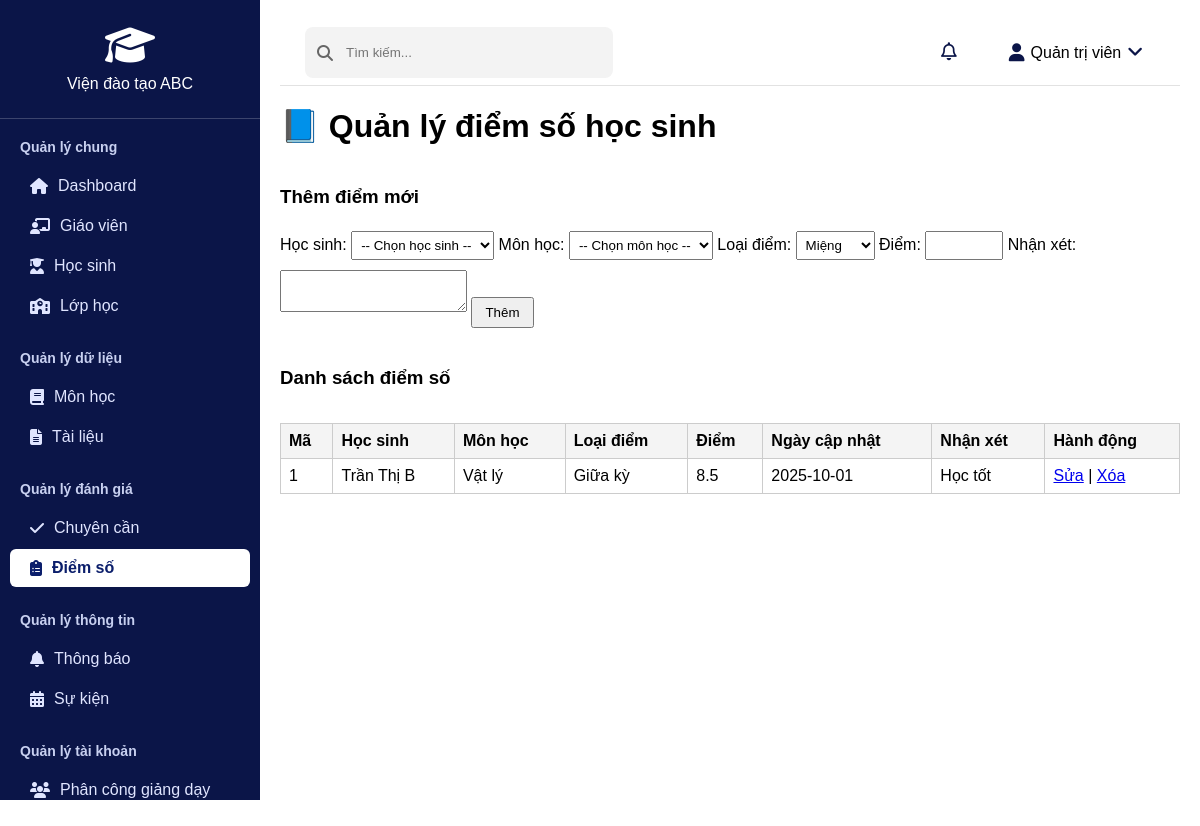
Screenshot of /pages/qldiemso.php with the database file from the repository.
### tables this page shows
CREATE TABLE `diemso` (
  `maDiem` int(11) NOT NULL,
  `maHS` int(11) DEFAULT NULL,
  `maMonHoc` int(11) DEFAULT NULL,
  `loaiDiem` varchar(50) DEFAULT NULL,
  `diem` float DEFAULT NULL,
  `ngayCapNhat` date DEFAULT curdate(),
  `nhanXet` text DEFAULT NULL
);

CREATE TABLE `user` (
  `userID` int(11) NOT NULL,
  `hoVaTen` varchar(100) DEFAULT NULL,
  `matKhau` varchar(255) DEFAULT NULL,
  `sdt` varchar(20) DEFAULT NULL,
  `ngaySinh` date DEFAULT NULL,
  `gioiTinh` varchar(10) NOT NULL,
  `email` varchar(100) DEFAULT NULL,
  `vaiTro` enum('Admin','GiaoVien','HocSinh') DEFAULT NULL
);

CREATE TABLE `monhoc` (
  `maMonHoc` int(11) NOT NULL,
  `tenMonHoc` varchar(100) DEFAULT NULL,
  `moTa` text NOT NULL,
  `hocKy` varchar(20) NOT NULL,
  `trongSo` float NOT NULL,
  `trangThai` varchar(50) NOT NULL,
  `namHoc` varchar(20) NOT NULL
);

### pages/qldiemso.php (the view, shortened to what this page needs)
<?php
include_once(__DIR__ . "/../csdl/db.php");
$sql = "SELECT d.maDiem, d.loaiDiem, d.diem, d.ngayCapNhat, d.nhanXet,
               u.hoVaTen AS tenHS, m.tenMonHoc
        FROM diemso d
        LEFT JOIN hocsinh h ON d.maHS = h.maHS
        LEFT JOIN user u ON h.maHS = u.userID
        LEFT JOIN monhoc m ON d.maMonHoc = m.maMonHoc
        ORDER BY d.ngayCapNhat DESC";
$result = $conn->query($sql);
?>
<!DOCTYPE html>
<html lang="vi">
<head>
    <link rel="stylesheet" href="https://cdnjs.cloudflare.com/ajax/libs/font-awesome/6.5.0/css/all.min.css">
    <link rel="stylesheet" href="../sidebar.css">
    <link rel="stylesheet" href="../content.css">
</head>
<body>
    <aside class="sidebar">
        <div class="sidebar-header">
            <i class="fa-solid fa-graduation-cap logo"></i>
            <h2>Viện đào tạo ABC</h2>
        </div>
        <nav class="menu">
            <div class="menu-section">
                <div class="menu-title">Quản lý chung</div>
                <ul>
                    <li onclick="window.location.href='../index.php'"><i class="fa-solid fa-house"></i> Dashboard</li>
                    <li onclick="window.location.href='../pages/qlgiaovien.php'"><i class="fa-solid fa-chalkboard-user"></i> Giáo viên</li>
                    <li onclick="window.location.href='../pages/qlhocsinh.php'"><i class="fa-solid fa-user-graduate"></i> Học sinh</li>
                    <li onclick="window.location.href='../pages/qllophoc.php'"><i class="fa-solid fa-school"></i> Lớp học</li>
                </ul>
            </div>
            <div class="menu-section">
                <div class="menu-title">Quản lý dữ liệu</div>
                <ul>
                    <li onclick="window.location.href='../pages/qlmonhoc.php'"><i class="fa-solid fa-book"></i> Môn học</li>
                    <li onclick="window.location.href='../pages/qltailieu.php'"><i class="fa-solid fa-file-lines"></i> Tài liệu</li>
                </ul>
            </div>
            <div class="menu-section">
                <div class="menu-title">Quản lý đánh giá</div>
                <ul>
                    <li onclick="window.location.href='../pages/qlchuyencan.php'"><i class="fa-solid fa-check"></i> Chuyên cần</li>
                    <li class="active" onclick="window.location.href='../pages/qldiemso.php'"><i class="fa-solid fa-clipboard-list"></i> Điểm số</li>
                </ul>
            </div>
            <div class="menu-section">
                <div class="menu-title">Quản lý thông tin</div>
                <ul>
                    <li><i class="fa-solid fa-bell"></i> Thông báo</li>
                    <li><i class="fa-solid fa-calendar-days"></i> Sự kiện</li>
                </ul>
            </div>
            <div class="menu-section">
                <div class="menu-title">Quản lý tài khoản</div>
                <ul>
                    <li onclick="window.location.href='../pages/phanconggiangday.php'"><i class="fa-solid fa-users"></i> Phân công giảng dạy</li>
                </ul>
            </div>
        </nav>
    </aside>
    <div class="main-content">
        <header class="header">
            <div class="left">
                <div class="search-box">
                    <i class="fa-solid fa-magnifying-glass"></i>
                    <input type="text" placeholder="Tìm kiếm...">
                </div>
            </div>
            <div class="right">
                <div class="notification-area">
                    <i class="fa-regular fa-bell" id="bellIcon"></i>
                </div>
                <div class="user-info" onclick="toggleUserMenu()">
                    <i class="fa-solid fa-user"></i>
                    <span>Quản trị viên</span>
                    <i class="fa-solid fa-angle-down"></i>
                </div>
            </div>
        </header>
        <h1>📘 Quản lý điểm số học sinh</h1>
        <h3>Thêm điểm mới</h3>
        <form method="POST">
            <label>Học sinh:</label>
            <select name="maHS" required>
                <option value="">-- Chọn học sinh --</option>
            </select>
            <label>Môn học:</label>
            <select name="maMonHoc" required>
                <option value="">-- Chọn môn học --</option>
            </select>
            <label>Loại điểm:</label>
            <select name="loaiDiem" required>
                <option value="Miệng">Miệng</option>
            </select>
            <label>Điểm:</label>
            <input type="number" name="diem" step="0.1" min="0" max="10" required>
            <label>Nhận xét:</label>
            <textarea name="nhanXet" rows="2"></textarea>
            <button type="submit" name="add">Thêm</button>
        </form>
        <h3>Danh sách điểm số</h3>
        <table>
            <thead>
                <tr>
                    <th>Mã</th>
                    <th>Học sinh</th>
                    <th>Môn học</th>
                    <th>Loại điểm</th>
                    <th>Điểm</th>
                    <th>Ngày cập nhật</th>
                    <th>Nhận xét</th>
                    <th>Hành động</th>
                </tr>
            </thead>
            <tbody>
                <?php while ($row = $result->fetch_assoc()) { ?>
                    <tr>
                        <td><?= $row['maDiem'] ?></td>
                        <td><?= htmlspecialchars($row['tenHS']) ?></td>
                        <td><?= htmlspecialchars($row['tenMonHoc']) ?></td>
                        <td><?= htmlspecialchars($row['loaiDiem']) ?></td>
                        <td><?= $row['diem'] ?></td>
                        <td><?= $row['ngayCapNhat'] ?></td>
                        <td><?= htmlspecialchars($row['nhanXet']) ?></td>
                        <td>
                            <a href="?edit=<?= $row['maDiem'] ?>">Sửa</a> |
                            <a href="?delete=<?= $row['maDiem'] ?>" onclick="return confirm('Bạn có chắc muốn xóa không?')">Xóa</a>
                        </td>
                    </tr>
                <?php } ?>
            </tbody>
        </table>
    </div>
</body>
</html>

### sidebar.css (style rules this page uses)
body { margin: 0; font-family: "Segoe UI", sans-serif; background-color: #f4f6f8; }
.sidebar { width: 260px; background-color: #0b1e6b; color: #fff; display: flex; flex-direction: column; }
.sidebar-header { text-align: center; padding: 25px 10px; border-bottom: 1px solid rgba(255,255,255,0.2); }
.sidebar-header .logo { font-size: 40px; margin-bottom: 10px; }
.sidebar-header h2 { font-size: 16px; margin: 0; font-weight: 500; }
.menu { flex: 1; overflow-y: auto; padding: 10px 0; }
.menu-section { margin-bottom: 15px; }
.menu-title { font-weight: bold; font-size: 14px; padding: 10px 20px; color: #c8d0f0; }
.menu ul { list-style: none; margin: 0; padding: 0; }
.menu li { padding: 10px 20px; display: flex; align-items: center; gap: 10px; cursor: pointer; color: #e0e5ff; transition: background 0.2s ease, color 0.2s ease; border-radius: 6px; margin: 2px 10px; }
.menu li.active { background-color: #fff; color: #0b1e6b; font-weight: 600; }

### content.css (style rules this page uses)
body { margin: 0; font-family: "Segoe UI", sans-serif; background: white; display: flex; height: 100vh; }
.sidebar { width: 260px; height: 100vh; background: #0b1548; color: white; flex-shrink: 0; position: fixed; top: 0; left: 0; overflow-y: auto; }
.main-content { margin-left: 260px; width: calc(100% - 260px); display: flex; flex-direction: column; height: 100vh; }
.header { height: 65px; background: #fff; display: flex; align-items: center; justify-content: space-between; padding: 0 25px; border-bottom: 1px solid #e2e2e2; position: sticky; top: 0; z-index: 0; }
.search-box { display: flex; align-items: center; background: #f3f3f3; border-radius: 8px; padding: 8px 12px; }
.search-box i { color: #666; margin-right: 8px; }
.search-box input { border: none; outline: none; background: transparent; width: 250px; }
.header .right { display: flex; align-items: center; gap: 20px; }
.header .right i { font-size: 18px; color: #0b1548; cursor: pointer; }
.user-info { display: flex; align-items: center; gap: 6px; cursor: pointer; position: relative; font-weight: 500; padding: 8px 12px; border-radius: 8px; transition: background 0.2s ease; }
.notification-area { position: relative; margin-right: 20px; cursor: pointer; }
.notification-area i { font-size: 20px; position: relative; }

### pages/qldiemso.php (style rules this page uses)
body { font-family: Arial, sans-serif; margin: 20px; }
table { width: 100%; border-collapse: collapse; margin-top: 15px; }
th, td { border: 1px solid #ccc; padding: 8px; text-align: left; }
th { background: #f4f4f4; }
form { margin-bottom: 20px; }
input, select, textarea { margin: 5px 0; padding: 5px; }
button { padding: 6px 12px; cursor: pointer; }

### rows the page displays
diemso: maDiem "1", user.hoVaTen "Trần Thị B", maMonHoc.tenMonHoc "Vật lý", loaiDiem "Giữa kỳ", diem "8.5", ngayCapNhat "2025-10-01", nhanXet "Học tốt"
